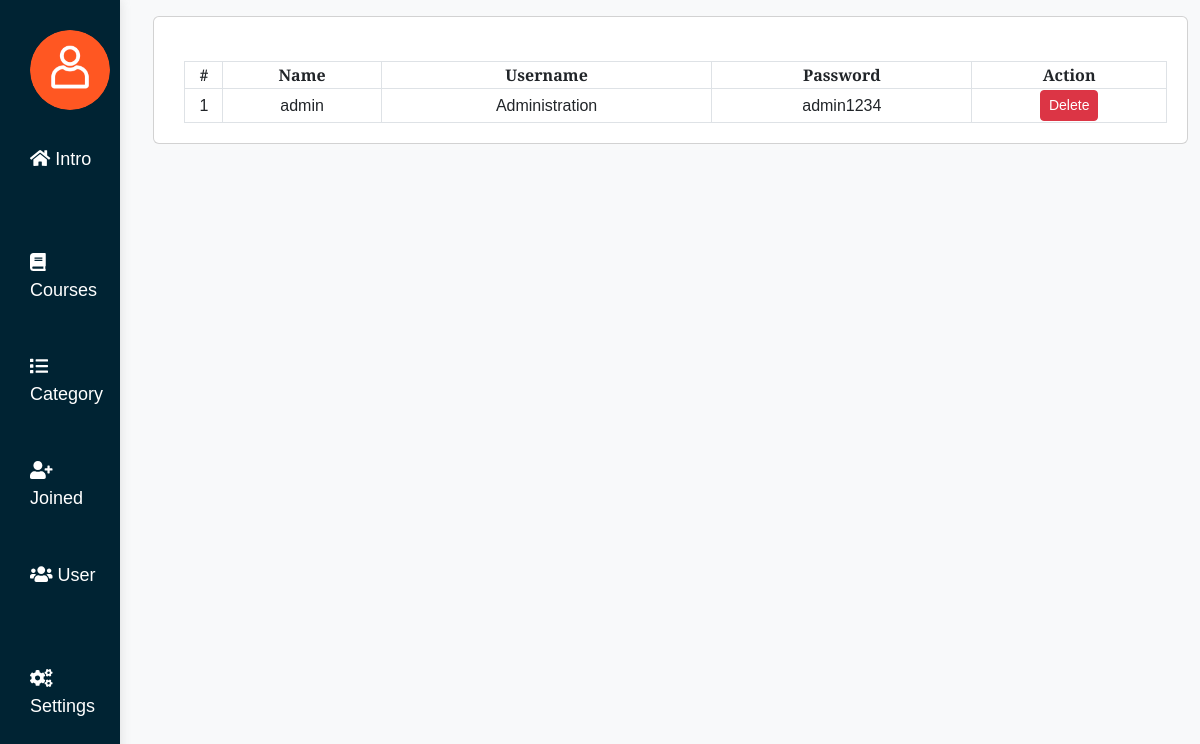
/admin/users.php, run on the app's committed database.
### tables this page shows
CREATE TABLE `users` (
  `id` int(11) NOT NULL,
  `username` varchar(50) NOT NULL,
  `password` varchar(255) NOT NULL,
  `name` varchar(255) DEFAULT NULL
);

### admin/users.php (the view, shortened to what this page needs)
<?php
include('admin_header.php');
include('admin_navbar.php');
?>
<div class="container-fluid">
    <div class="col-lg-12">
        <div class="row mt-3">
            <div class="col-md-12">
                <div class="card">
                    <br>
                    <div class="row">
                        <div>
                            <div class="card-body">
                                <table class="table-striped table-bordered col-md-12">
                                    <thead>
                                        <tr>
                                            <th class="text-center">#</th>
                                            <th class="text-center">Name</th>
                                            <th class="text-center">Username</th>
                                            <th class="text-center">Password</th>
                                            <th class="text-center">Action</th>
                                        </tr>
                                    </thead>
                                    <tbody>
                                        <?php
                                        include 'db_connect.php';
                                        $users = $conn->query("SELECT * FROM users order by name asc");
                                        $i = 1;
                                        while ($row = $users->fetch_assoc()):
                                        ?>
                                        <tr>
                                            <td>
                                                <center><?php echo $i++ ?></center>
                                            </td>
                                            <td>
                                                <center><?php echo $row['name'] ?></center>
                                            </td>
                                            <td>
                                                <center><?php echo $row['username'] ?></center>
                                            </td>
                                            <td>
                                                <center><?php echo $row['password'] ?></center>
                                            </td>
                                            <td>
                                                <center>
                                                    <div class="btn-group">
                                                        <button type="button"
                                                            class="btn btn-danger btn-sm delete_user"
                                                            data-id='<?php echo $row['id'] ?>'>Delete</button>
                                                    </div>
                                                </center>
                                            </td>
                                        </tr>
                                        <?php endwhile; ?>
                                    </tbody>
                                </table>
                            </div>
                        </div>
                    </div>
                </div>
            </div>
        </div>
    </div>
</div>

### admin/admin_css/style.css (style rules this page uses)
body, h1, h2, h3, p, a { margin: 0; padding: 0; border: 0; }
body { font-family: Arial, sans-serif; font-size: 16px; }
.card { position: relative; display: flex; flex-direction: column; min-width: 0; height: var(--bs-card-height); color: var(--bs-body-color); word-wrap: break-word; background-color: var(--bs-card-bg); background-clip: border-box; border: var(--bs-card-border-width) solid var(--bs-card-border-color); border-radius: var(--bs-card-border-radius); margin-left: 12%; }
.card-body { flex: 1 1 auto; min-height: 1px; padding: 1.25rem; margin-left: 1%; }

### admin/admin_navbar.php (style rules this page uses)
body { margin: 0; font-family: 'Merriweather Sans', sans-serif; background-color: #f8f9fa; }

### admin/users.php (style rules this page uses)
table { border: var(--bs-border-width) solid var(--bs-border-color); border-radius: 5px transition: border-color .15s ease-in-out,box-shadow .15s ease-in-out; }

### data on the page
users: name "admin", username "Administration", password "admin1234"
